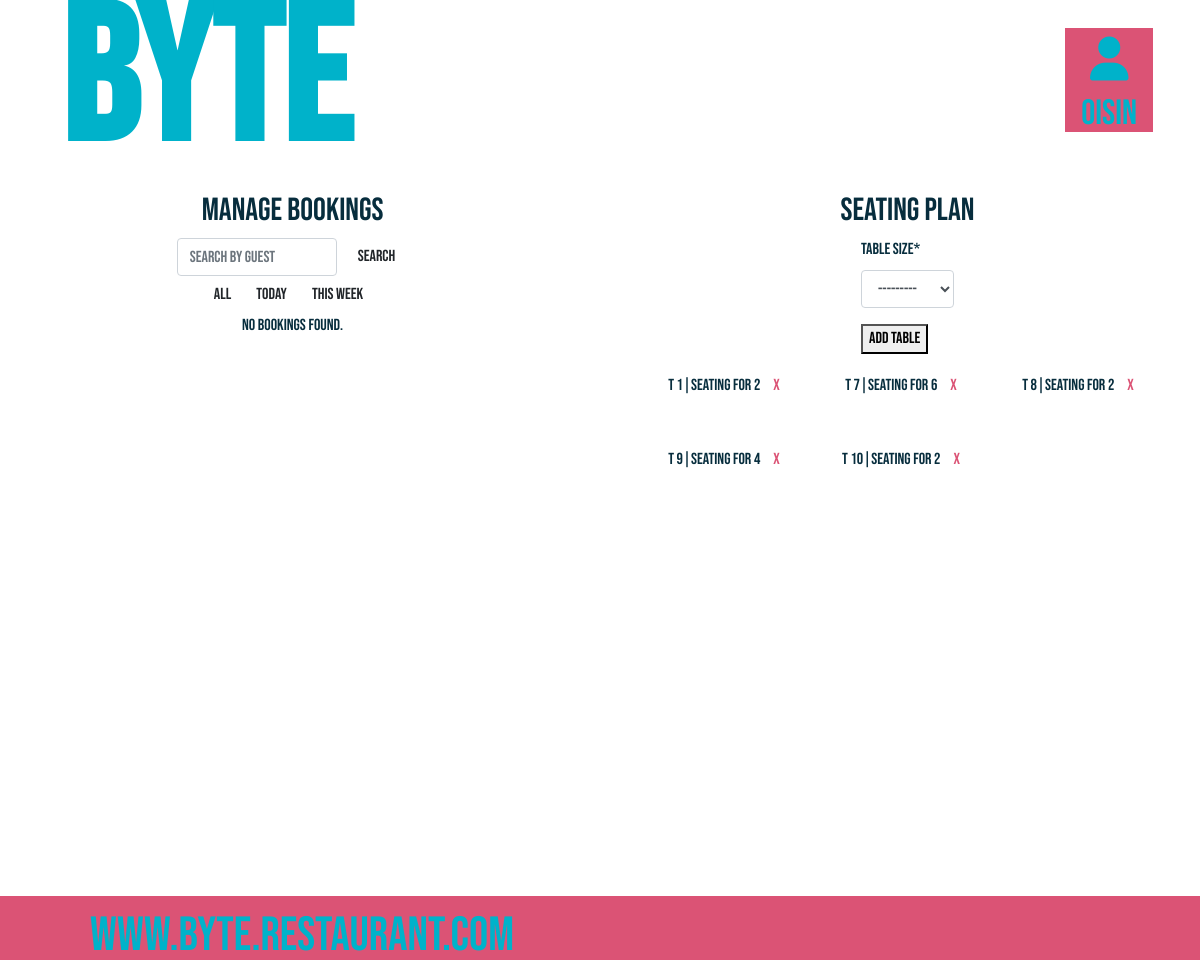
/bookings/bookings/manage/ (signed in), run on the app's committed database.
### bookings/models.py (models this page shows, shortened)
class Table(models.Model):
    TABLE_SIZES = (
        ('2', '2-seater'),
        ('4', '4-seater'),
        ('6', '6-seater'),
    )
    number = models.IntegerField(unique=True, blank=True,
                                 null=True, editable=False)
    size = models.CharField(max_length=1, choices=TABLE_SIZES)
    objects = TableManager()

### bookings/views.py (the view)
def bookings_management(request):
    if request.method == 'POST':
        form = TableForm(request.POST)
        if form.is_valid():
            table = form.save(commit=False)
            table.save()
            messages.success(request, 'New table added to seating plan.')
            return redirect('bookings_management')
    else:
        form = TableForm()
    def next_day(date):
        """Returns the next day from a given date."""
        next_day = date + timedelta(days=1)
        return make_aware(datetime(next_day.year,
                          next_day.month, next_day.day, 0, 0, 0))
    tables = Table.objects.all().order_by('number')
    """Get search query from request"""
    search_query = request.GET.get('search', '')
    """Get filter query from request"""
    filter_query = request.GET.get('filter', '')
    """Set the date range for filter"""
    now = datetime.now()
    today = make_aware(datetime(now.year, now.month, now.day, 0, 0, 0))
    next_week = today + timedelta(days=7)
    """Filter bookings by not earlier than the current day"""
    bookings = Booking.objects.filter(start_time__gte=today)
    """Filter bookings by user name if search query is provided"""
    if search_query:
        bookings = bookings.filter(user__username__icontains=search_query)
    """Filter bookings by day or week if filter query is provided"""
    if filter_query == 'day':
        start_date = today
        end_date = next_day(start_date)
        bookings = bookings.filter(start_time__range=(start_date, end_date))
    elif filter_query == 'week':
        start_date = today
        end_date = start_date + timedelta(days=7)
        bookings = bookings.filter(start_time__range=(start_date, end_date))
    elif filter_query == 'all':
        """Order the bookings by user name,
            size of party, start time and date"""
        bookings = bookings.order_by('user__username',
                                     'size_of_party', 'start_time')
    context = {
        'table_form': form,
        'bookings': bookings,
        'filter_query': filter_query,
        'search_query': search_query,
        'tables': tables
    }
    return render(request, 'bookings/bookings_management.html', context)

### bookings/forms.py
class TableForm(forms.ModelForm):
    def __init__(self, *args, **kwargs):
        super().__init__(*args, **kwargs)
        self.helper = FormHelper()
        self.helper.form_tag = False
        self.helper.layout = Layout(
            Row(
                Column('size', css_class='form-group col-md-6 mb-0'),
                css_class='form-row'
            ),
        )
    class Meta:
        model = Table
        fields = ('size',)
        labels = {'size': 'Table Size'}
        widgets = {
            'size': forms.Select(attrs={'class': 'form-control'}),
        }

### bookings/templates/bookings/bookings_management.html (shortened to what this page needs)
{% extends "base.html" %}
{% load crispy_forms_tags %}
{% block content %}
{% if user.is_superuser %}
<div class="row">
  <div class="booking-form col-md-6">
    <h2>Manage Bookings</h2>
    <form class="form-inline float-right">
      <input class="form-control mr-sm-2" type="text" placeholder="Search by guest" name="search">
      <button class="btn my-2 my-sm-0" type="submit">Search</button>
    </form>
    <div class="btn-group mr-2" role="group">
      <a href="?filter=all" class="btn">All</a>
      <a href="?filter=day" class="btn">Today</a>
      <a href="?filter=week" class="btn">This week</a>
    </div>
    {% if bookings %}
    <div class="table-responsive booking-list-scroller">
      <table class="table">
        <thead>
          <tr >
            <th>User name</th>
            <th>Size of party</th>
            <th>Table ID</th>
            <th>Start time</th>
            <th>Email</th>
            <th>Messages</th>
          </tr>
        </thead>
        <tbody>
          {% for booking in bookings %}
          <tr>
            <td><a href="{% url 'edit_booking' booking_id=booking.id %}">{{ booking.user.username }}</a></td>
            <td>{{ booking.size_of_party }}</td>
            <td>{{ booking.table.number }}</td>
            <td>{{ booking.start_time }}</td>
            <td>{{ booking.email }}</td>
            <td class="hover-message">
              <p>see message</p>
              <div class="hover-message-appear">
                <p>
                  {{ booking.additional }}
                </p>
              </div>
            </td>
            <td><a href="{% url 'delete_booking' booking_id=booking.id %}" class="btn btn-primary">Cancel</a></td>
          </tr>
          {% endfor %}
        </tbody>
      </table>
    </div>
    {% else %}
    <p>No bookings found.</p>
    {% endif %}
  </div>
  <div class="booking-form col-md-6">
    <h2>Seating plan</h2>
    <form method="POST" id="table-form">
      {{ table_form|crispy }}
      <button type="submit">Add Table</button>
    </form>
      <div class="container table-list">
        {% for table in tables %}
        <div class="table-item">
          T {{ table.number }}|Seating for {{ table.size }}
          <a href="{% url 'delete_table' table_id=table.id %}" class="btn delete-button">
            X
          </a>
        </div>
    {% endfor %}
  </div>
</div>
{% else %}
    <script>
        window.location.href = "{% url 'home' %}";
    </script>
{% endif %}
{% endblock %}

### templates/base.html (shortened to what this page needs)
{% load static %}
{% load crispy_forms_tags %}
<!doctype html>
<html lang="en">
  <head>
    {% block corecss %}
    <link rel="stylesheet" href="https://cdn.jsdelivr.net/npm/bootstrap@4.6.2/dist/css/bootstrap.min.css">
    <link rel="stylesheet" href="{% static 'css/base.css' %}">
    {% endblock %}
</head>
<body>
    <header>
        <div class="header container d-flex justify-content-around align-items-center">
          <a href="{% url 'home' %}" class="nav-link main-logo-link mx-auto">
            <h1 class="byte">
            </h1>
          </a>
          <div class="header-account">
            <ul class="list-inline list-unstyled text-center text-lg-right my-0 account">
              <li class="list-inline-item dropdown">
                  <a class="account-logo nav-link" href="#" id="user-options" data-toggle="dropdown" aria-haspopup="true" aria-expanded="false">
                    <div class="text-center">
                        <span><i class="fas fa-user fa-lg"></i></span>
                        {% if request.user.is_authenticated %}
                        <p class="my-0">{{ user.username }}</p>
                        {% else %}
                        <p class="my-0">My Account</p>
                        {% endif %}
                    </div>
                  </a>
              </li>
            </ul>
          </div>
        </div>
    </header>
    {% block content %}
    {% endblock %}
    <footer>
      <div class="footer container d-flex justify-content-around align-items-center">
        <div class="byte-site">
          <a href="{% url 'home' %}" class="footer-logo">www.BYTE.Restaurant.com</a>
        </div>
        <div class="social-icons container">
          <div>
            <a href="https://www.facebook.com" rel="noopener" aria-label="Facebook" target="_blank">
            <i class="fab fa-facebook-square ms-3 foot-icon"></i>
            </a>
          </div>
          <div>
            <a href="https://www.instagram.com" rel="noopener" aria-label="Instagram" target="_blank">
            <i class="fab fa-instagram-square ms-3 foot-icon"></i>
            </a>
          </div>
          <div>
            <a href="https://www.twitter.com" rel="noopener" aria-label="Twitter" target="_blank">
            <i class="fab fa-twitter-square ms-3 foot-icon"></i>
            </a>
          </div>
        </div>
        </div>
    </footer>
  </body>
</html>

### static/css/base.css (style rules this page uses)
html { font-size: 16px; color:rgb(16, 111, 151) !important; }
body { font-family: 'Bebas Neue'; background: url('https://res.cloudinary.com/dwhennrjl/image/upload/v1686605231/static/media/background.jpg') no-repeat center center fixed; background-size: cover; background-position: center; overflow-x: hidden; color:rgb(16, 111, 151) !important; padding-bottom: 40vh; overflow-y: auto; }
a { text-decoration: none; }
.row { margin-bottom: 20vh; }
.header { height: 20vh; color: rgb(0, 178, 202); }
.footer { height: 8vh; background-color: rgb(219, 83, 117); position: fixed; left: 0; bottom: 0; width: 100%; max-width: 100vw; }
.footer div { font-size: 3rem; margin-top: 1rem; }
.footer-logo { color:rgb(0, 178, 202); }
.social-icons { display: flex; justify-content: space-around; align-items: center; }
.account-logo { color: rgb(0, 178, 202) !important; height: 4rem; }
.byte { font-weight: 900; font-size: 8rem; color: rgb(0, 178, 202); }
.account-logo { font-size: 2.2rem; }
.btn { transition: none !important; }
.menu p:hover, .book p:hover, .contact p:hover, .menu2 p:hover, .book2 p:hover, .contact2 p:hover, .foot-icon, .footer-logo:hover { background: url('https://res.cloudinary.com/dwhennrjl/image/upload/v1686605231/static/media/background.jpg') no-repeat center center fixed; background-size: cover; -webkit-background-clip: text; -webkit-text-fill-color: transparent; }
.foot-icon { font-size: 4rem; padding-bottom: 2rem; }
.row { max-height: 40vh; }
.allauth-form, .booking-form { display: flex; flex-direction: column; justify-content: center; align-items: center; background-color: rgb(255, 255, 255, 0.8); color:rgb(7, 45, 61); padding: 2rem; }
.booking-form { justify-content:flex-start; }
.table-list { display: grid; grid-template-columns: repeat(3, 1fr); grid-gap: 10px; }
.table-item { height: 4rem; display: flex; align-items: center; justify-content: center; }
.delete-button { color:rgb(219, 83, 117); }
@media (min-width: 900px) { .byte { margin-left: -40vw; margin-top: 2vh; font-size: 12rem; } }
@media (min-width: 900px) { .social-icons { max-width: 445.86px; } }
@media (min-width: 900px) { .social-icons { float: right; margin: 0; } }
@media (min-width: 1200px) { .header { max-width: 100vw; } }
@media (min-width: 1200px) { .header-account { float: right; margin-right: 2rem; } }
@media (min-width: 1200px) { .byte-site { float: left; left: 3rem; } }
@media (min-width: 1200px) { .account { background-color: rgb(219, 83, 117); } }

### data on the page
Table: number "1", size "2"
Table: number "7", size "6"
Table: number "8", size "2"
Table: number "9", size "4"
Table: number "10", size "2"

### other printed values
{{ user.username }} "Oisin"
